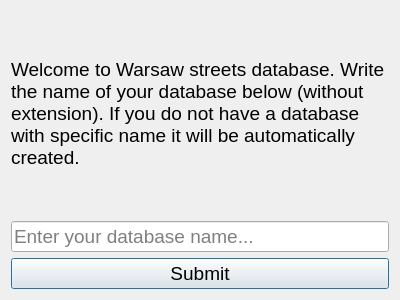
<?xml version="1.0" encoding="UTF-8"?>
<ui version="4.0">
 <class>Dialog</class>
 <widget class="QDialog" name="Dialog">
  <property name="geometry">
   <rect>
    <x>0</x>
    <y>0</y>
    <width>400</width>
    <height>300</height>
   </rect>
  </property>
  <property name="windowTitle">
   <string>Warsaw Street Database</string>
  </property>
  <property name="windowIcon">
   <iconset>
    <normaloff>Warsaw_COA.png</normaloff>Warsaw_COA.png</iconset>
  </property>
  <layout class="QVBoxLayout" name="verticalLayout">
   <item>
    <widget class="QLabel" name="label">
     <property name="font">
      <font>
       <family>Arial</family>
       <pointsize>14</pointsize>
      </font>
     </property>
     <property name="text">
      <string>Welcome to Warsaw streets database. Write the name of your database below (without extension). If you do not have a database with specific name it will be automatically created. </string>
     </property>
     <property name="wordWrap">
      <bool>true</bool>
     </property>
    </widget>
   </item>
   <item>
    <widget class="QLineEdit" name="lineEdit">
     <property name="font">
      <font>
       <family>Arial</family>
       <pointsize>14</pointsize>
      </font>
     </property>
     <property name="inputMask">
      <string/>
     </property>
     <property name="text">
      <string/>
     </property>
     <property name="placeholderText">
      <string>Enter your database name...</string>
     </property>
    </widget>
   </item>
   <item>
    <widget class="QPushButton" name="pushButton">
     <property name="font">
      <font>
       <family>Arial</family>
       <pointsize>14</pointsize>
      </font>
     </property>
     <property name="text">
      <string>Submit</string>
     </property>
    </widget>
   </item>
  </layout>
 </widget>
 <resources/>
 <connections/>
</ui>
